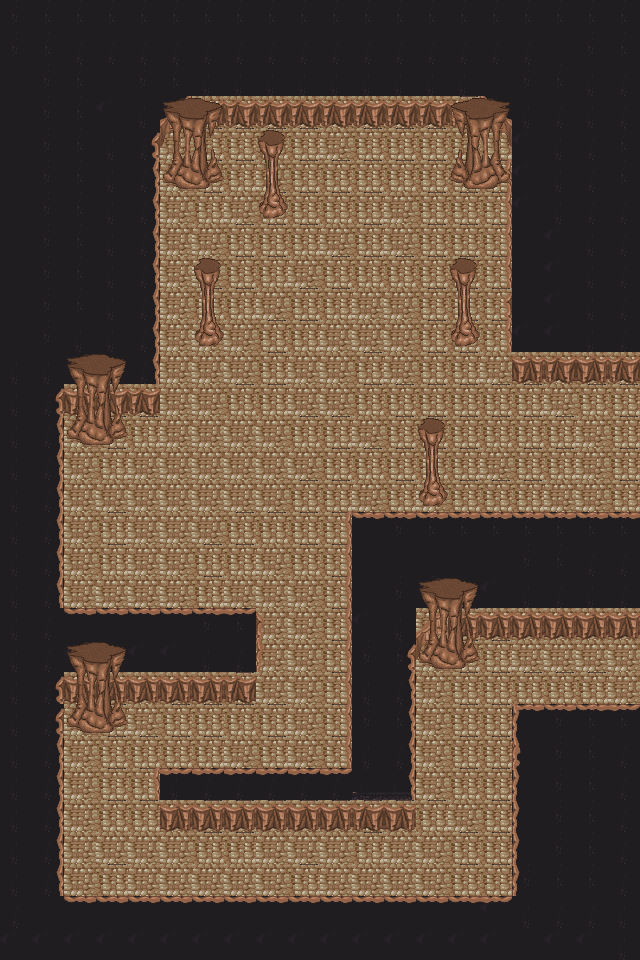

This is a level from a 2D game, rendered from its Tiled map with the project's own tilesets. A one-line summary and the map file follow, with tile-layer data summarised:
An orthogonal 20x30 tile map with 32x32 px tiles, 3 tile layers (Background, Walls, Objects), 2 tilesets and 1 object.

<map version="1.0" orientation="orthogonal" renderorder="right-down" width="20" height="30" tilewidth="32" tileheight="32" nextobjectid="1">
 <tileset firstgid="1" name="lvl1(1)" tilewidth="32" tileheight="32" tilecount="54" columns="6">
  <image source="lvl1(1).png" width="216" height="288" />
 </tileset>
 <tileset firstgid="55" name="BrownCave" tilewidth="32" tileheight="32" tilecount="64" columns="8">
  <image source="BrownCave.png" width="256" height="256" />
  <tile id="1">
   <objectgroup draworder="index">
    <object id="1" x="0" y="3.27273" width="32.3636" height="29.0909" visible="0">
     <properties>
      <property name="detect" value="collision" />
     </properties>
    </object>
   </objectgroup>
  </tile>
 </tileset>
 <layer name="Background" width="20" height="30">
  <data>[600 cells, 600 non-empty, 10 distinct tile ids]</data>
 </layer>
 <layer name="Walls" width="20" height="30">
  <data>[600 cells, 136 non-empty, 14 distinct tile ids]</data>
 </layer>
 <layer name="Objects" width="20" height="30">
  <data>[600 cells, 53 non-empty, 19 distinct tile ids]</data>
 </layer>
</map>
